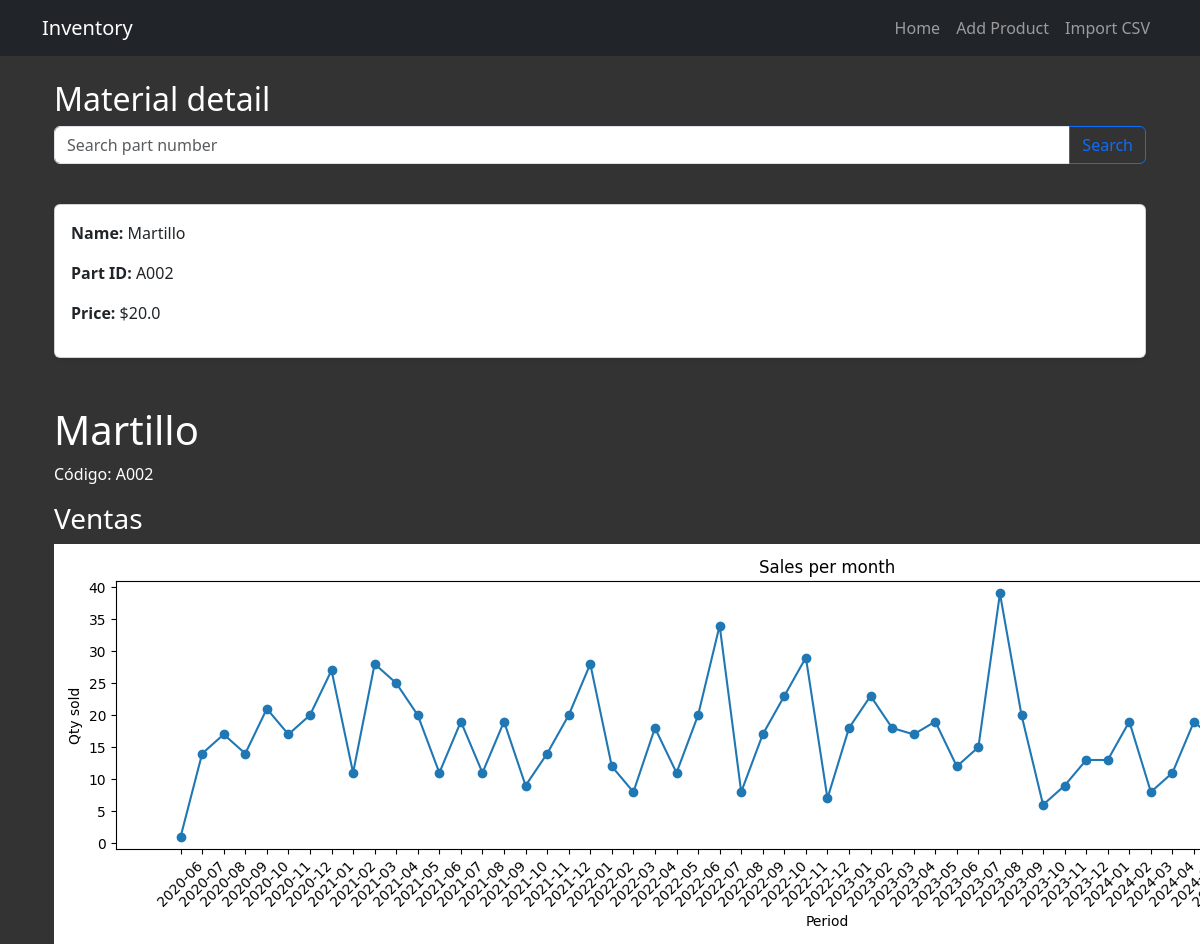
Screenshot of /parts/A002 with the database file from the repository.
### main.py (models this page shows)
class Article(db.Model):
    __tablename__ = "articles"
    id: Mapped[int] = mapped_column(primary_key=True)
    code: Mapped[str] = mapped_column(String, nullable=False)
    name: Mapped[str] = mapped_column(String(250), unique=True, nullable=False)
    description: Mapped[str] = mapped_column(String(250), nullable=False)
    quantity: Mapped[int] = mapped_column(Integer, nullable=False)
    unit_price: Mapped[float] = mapped_column(Float, nullable=False)
    sales: Mapped[list["Sale"]] = relationship("Sale", back_populates="article")

### main.py (the view)
@app.route('/parts/<string:article_code>', methods=['GET'])
def view_material(article_code):
    new_code = request.args.get('code')
    if new_code:
        return redirect(url_for('view_material', article_code=new_code.lower()))
    material = db.session.execute(db.select(Article).where(Article.code.ilike(article_code))).scalar()
    if not material:
        flash('Material not found', 'danger')
        return redirect(url_for('home'))
    sales_data = {sale.date.strftime('%Y-%m'): 0 for sale in material.sales}
    for sale in material.sales:
        key = sale.date.strftime('%Y-%m')
        sales_data[key] += sale.quantity
    df = pd.DataFrame(list(sales_data.items()), columns=['period', 'quantity'])
    df.sort_values('period', inplace=True)
    chart = generate_sales_plot(df.to_dict(orient='records'))
    return render_template('parts.html', article=material, chart=chart)

### main.py (called while the page is built)
def generate_sales_plot(sales_df):
    df = pd.DataFrame(sales_df)
    fig, ax = plt.subplots(figsize=(15, 4))
    ax.plot(df['period'], df['quantity'], marker='o')
    ax.set_title('Sales per month')
    ax.set_xlabel('Period')
    ax.set_ylabel('Qty sold')
    plt.xticks(rotation=45)
    buf = io.BytesIO()
    plt.tight_layout()
    fig.savefig(buf, format='png')
    plt.close(fig)
    buf.seek(0)
    return base64.b64encode(buf.read()).decode('utf-8')

### templates/parts.html (shortened to what this page needs)
{% extends 'base.html' %}
    {% block styles %}
        {{ bootstrap.load_css() }}
        <link rel="stylesheet" href="{{ url_for('static',filename='styles.css')}}">
    {% endblock %}
{% block content %}
<div class="container mt-4">
    <h2>Material detail</h2>
    <form action="{{ url_for('view_material', article_code=article.code) }}" method="GET" class="row g-3 mb-4">
        <div class="input-group mb-3">
            <input type="text" class="form-control" name="code" placeholder="Search part number">
            <button type="submit" class="btn btn-outline-primary">Search</button>
        </div>
    </form>
    <div class="card p-3 shadow-sm rounded">
        <p><strong>Name:</strong> {{article.name}}</p>
        <p><strong>Part ID:</strong> {{article.code}}</p>
        <p><strong>Price:</strong> ${{article.unit_price}}</p>
    </div>
    <div class="mt-5">
        <h1>{{ article.name }}</h1>
        <p>Código: {{ article.code }}</p>
        <h3>Ventas</h3>
        <img alt="Ventas mensuales">
    </div>
</div>
{% endblock %}

### static/styles.css (style rules this page uses)
html, body { height: 100%; overflow-y: auto; }
body { background-color: #333; color: white; overflow-x: auto; }

### rows the page displays
Article: name "Martillo", code "A002", unit_price "20.0"
